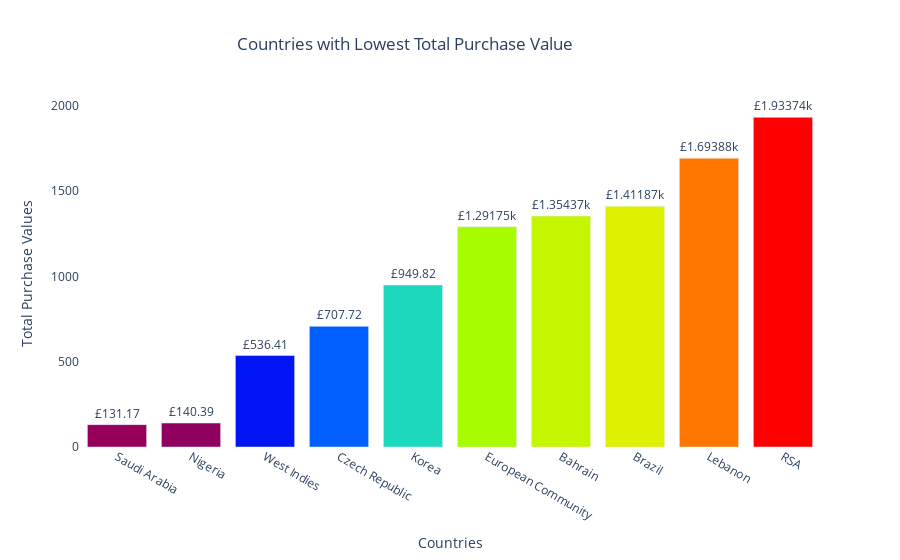

The cell this chart's notebook holds for it:
### Code cell
## what about min total spending, plot lowest total spending against each country

fig_country_vs_value1= go.Figure(data=[go.Bar(name= 'Countries with Lowest Total Purchase Value', x=retail_data_country_ascending['Country'].astype(str), y=retail_data_country_ascending['Total_value'], marker_opacity=1, marker={'color': retail_data_country_ascending['Total_value'], 'colorscale': 'Rainbow'})])

fig_country_vs_value1.update_traces(texttemplate= '£%{y:3s}', textposition= 'outside')
fig_country_vs_value1.update_layout(title= 'Countries with Lowest Total Purchase Value', title_x= 0.45, xaxis_title= 'Countries', yaxis_title= 'Total Purchase Values', plot_bgcolor= 'white')
fig_country_vs_value1.show()

### Figure 1 — Plotly figure (JSON) as saved in the notebook; plotly's stock layout.template omitted (floating-point values rounded to 4 significant figures)
{"data": [{"marker": {"color": [131.2, 140.4, 536.4, 707.7, 949.8, 1292.0, 1354.0, 1412.0, 1694.0, 1934.0], "colorscale": [[0, "rgb(150,0,90)"], [0.125, "rgb(0,0,200)"], [0.25, "rgb(0,25,255)"], [0.375, "rgb(0,152,255)"], [0.5, "rgb(44,255,150)"], [0.625, "rgb(151,255,0)"], [0.75, "rgb(255,234,0)"], [0.875, "rgb(255,111,0)"], [1, "rgb(255,0,0)"]], "opacity": 1}, "name": "Countries with Lowest Total Purchase Value", "textposition": "outside", "texttemplate": "£%{y:3s}", "type": "bar", "x": ["Saudi Arabia", "Nigeria", "West Indies", "Czech Republic", "Korea", "European Community", "Bahrain", "Brazil", "Lebanon", "RSA"], "y": [131.2, 140.4, 536.4, 707.7, 949.8, 1292.0, 1354.0, 1412.0, 1694.0, 1934.0]}], "layout": {"plot_bgcolor": "white", "title": {"text": "Countries with Lowest Total Purchase Value", "x": 0.45}, "xaxis": {"title": {"text": "Countries"}}, "yaxis": {"title": {"text": "Total Purchase Values"}}}}
